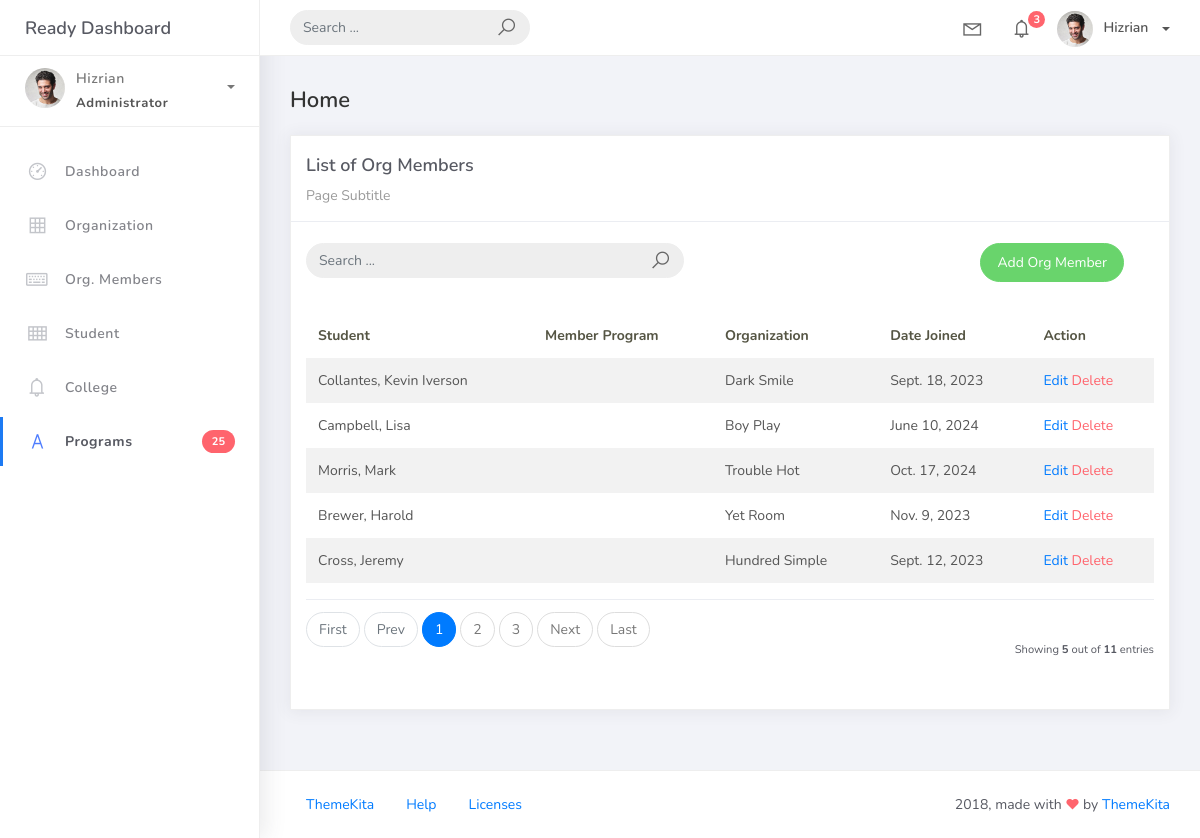
The page /org_members_list on the database its author committed.
### studentorg/models.py (models this page shows)
class BaseModel (models.Model):
    created_at = models.DateTimeField(auto_now_add=True, db_index=True)
    updated_at = models.DateTimeField(auto_now=True)
    class Meta:
        abstract = True

class OrgMember(BaseModel):
    student = models.ForeignKey(Student, on_delete=models.CASCADE)
    organization = models.ForeignKey(Organization, on_delete=models.CASCADE)
    date_joined = models.DateField()

class Student(BaseModel):
    student_id = models.CharField(max_length=15)
    last_name = models.CharField(max_length=25, default= "Unknown")
    first_name = models.CharField(max_length=25)
    middle_name = models.CharField(max_length=25, blank=True, null=True)
    program = models.ForeignKey(Program, on_delete=models.CASCADE)
    def __str__(self):
        return f"{self.last_name}, {self.first_name}"

class Organization(BaseModel):
    name = models.CharField(max_length=250)
    college = models.ForeignKey(
        College, null=True, blank=True, on_delete=models.CASCADE)
    description = models.CharField(max_length=500)
    def __str__(self):
        return self.name

### studentorg/views.py (the view)
# urls.py: path('org_members_list', OrgMembersList.as_view(), name='org-members-list'),
class OrgMembersList(ListView):
    model = OrgMember
    context_object_name = 'org_member'
    template_name = "org_members_list.html"
    paginate_by = 5

### templates/org_members_list.html
{% extends 'base.html' %} {% load static %} {% block content %}
<div class="content">
    <div class="container-fluid">
        <h4 class="page-title">Home</h4>
        <div class="row">
            <div class="col-md-12">
                <div class="card">
                    <div class="card-header">
                        <div class="card-title">List of Org Members</div>
                        <div class="card-category">Page Subtitle</div>
                    </div>
                    <br />
                    <div class="col-md-12 row">
                        <div class="col-md-6">
                            <form class="navbar-left navbar-form nav-search mr-md-3" action="">
                                <div class="input-group">
                                    <input type="text" placeholder="Search ..." class="form-control" />
                                    <div class="input-group-append">
                                        <span class="input-group-text">
                                            <i class="la la-search search-icon"></i>
                                        </span>
                                    </div>
                                </div>
                            </form>
                        </div>
                        <div class="col-md-6">
                            <div class="pull-right">
                                <a href="{% url 'org-members-add' %}" class="btn btn-success btn-rounded">Add Org Member</a>
                            </div>
                        </div>
                    </div>
                    <div class="card-body">
                        <table class="table table-striped mt-3">
                            <thead>
                                <tr>
                                    <th scope="col">Student</th>
                                    <th scope="col">Member Program</th>
                                    <th scope="col">Organization</th>
                                    <th scope="col">Date Joined</th>
                                    <th scope="col">Action</th>
                                </tr>
                            </thead>
                            <tbody>
                                {% for object in object_list %}
                                <tr>
                                    <td>{{ object.student }}</td>
                                    <td>{{ object.program }}</td>
                                    <td>{{ object.organization }}</td>
                                    <td>{{ object.date_joined }}</td>
                                    <td>
                                        <a href="org_members_list/{{ object.id }}">Edit</a>
                                        <a href="org_members_list/{{ object.id }}/delete" class="text-danger">Delete</a>
                                    </td>
                                </tr>
                                {% empty %}
                                <tr>
                                    <td colspan="5" style="text-align: center;">
                                        <p class="text-sm font-weight-bold mb-0">No Records Found</p>
                                    </td>
                                </tr>
                                {% endfor %}
                            </tbody>
                        </table>
                        {% include 'includes/pagination.html' %}
                    </div>
                </div>
            </div>
        </div>
    </div>
</div>
{% endblock %}

### rows shown on the page
OrgMember: student "Collantes, Kevin Iverson", organization "Dark Smile", date_joined "Sept. 18, 2023"
OrgMember: student "Campbell, Lisa", organization "Boy Play", date_joined "June 10, 2024"
OrgMember: student "Morris, Mark", organization "Trouble Hot", date_joined "Oct. 17, 2024"
OrgMember: student "Brewer, Harold", organization "Yet Room", date_joined "Nov. 9, 2023"
OrgMember: student "Cross, Jeremy", organization "Hundred Simple", date_joined "Sept. 12, 2023"

### other values the page prints
{{ page_num }} "1"
{{ page_num }} "2" "3"
{{ object_list.count }} "5"
{{ paginator.count }} "11"
